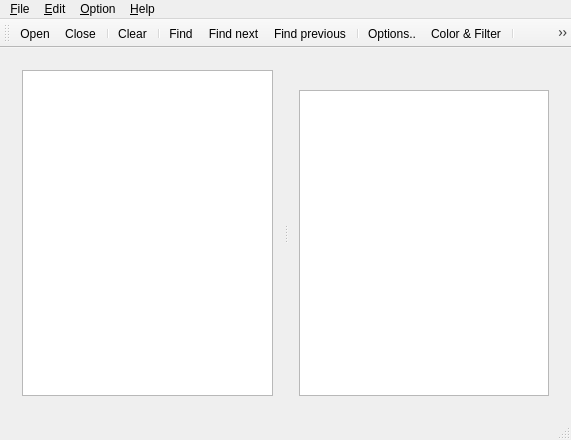
<?xml version="1.0" encoding="UTF-8"?>
<ui version="4.0">
 <class>MainWindow</class>
 <widget class="QMainWindow" name="MainWindow">
  <property name="geometry">
   <rect>
    <x>0</x>
    <y>0</y>
    <width>571</width>
    <height>440</height>
   </rect>
  </property>
  <property name="windowTitle">
   <string>VLog Viewer</string>
  </property>
  <widget class="QWidget" name="centralWidget">
   <layout class="QGridLayout" name="gridLayout">
    <item row="0" column="0">
     <widget class="QSplitter" name="splitter">
      <property name="orientation">
       <enum>Qt::Horizontal</enum>
      </property>
      <widget class="QWidget" name="verticalLayoutWidget">
       <layout class="QVBoxLayout" name="verticalLayout">
        <item>
         <widget class="QTreeView" name="dir_tree_view"/>
        </item>
       </layout>
      </widget>
      <widget class="QWidget" name="verticalLayoutWidget_2">
       <layout class="QVBoxLayout" name="verticalLayout_2">
        <item>
         <widget class="QLabel" name="current_file_label">
          <property name="font">
           <font>
            <weight>75</weight>
            <bold>true</bold>
           </font>
          </property>
          <property name="text">
           <string/>
          </property>
         </widget>
        </item>
        <item>
         <widget class="QTextEdit" name="current_file_text_edit">
          <property name="lineWrapMode">
           <enum>QTextEdit::NoWrap</enum>
          </property>
          <property name="readOnly">
           <bool>true</bool>
          </property>
         </widget>
        </item>
       </layout>
      </widget>
     </widget>
    </item>
   </layout>
  </widget>
  <widget class="QMenuBar" name="menuBar">
   <property name="geometry">
    <rect>
     <x>0</x>
     <y>0</y>
     <width>571</width>
     <height>21</height>
    </rect>
   </property>
   <widget class="QMenu" name="menu_File">
    <property name="title">
     <string>&amp;File</string>
    </property>
    <addaction name="actionOpen"/>
    <addaction name="actionClose"/>
    <addaction name="separator"/>
    <addaction name="actionReload"/>
    <addaction name="actionClear"/>
    <addaction name="separator"/>
    <addaction name="actionPrint"/>
    <addaction name="actionPageSetup"/>
    <addaction name="separator"/>
    <addaction name="actionExit"/>
   </widget>
   <widget class="QMenu" name="menu_Edit">
    <property name="title">
     <string>&amp;Edit</string>
    </property>
    <addaction name="actionCopy"/>
    <addaction name="actionSelectAll"/>
    <addaction name="separator"/>
    <addaction name="actionFind"/>
    <addaction name="actionFindNext"/>
    <addaction name="actionFindPrevious"/>
   </widget>
   <widget class="QMenu" name="menu_Option">
    <property name="title">
     <string>&amp;Option</string>
    </property>
    <addaction name="actionOptions"/>
    <addaction name="actionColorFilter"/>
    <addaction name="separator"/>
    <addaction name="actionFollowTail"/>
    <addaction name="actionWordWrap"/>
   </widget>
   <widget class="QMenu" name="menu_Help">
    <property name="title">
     <string>&amp;Help</string>
    </property>
    <addaction name="actionAbout"/>
   </widget>
   <addaction name="menu_File"/>
   <addaction name="menu_Edit"/>
   <addaction name="menu_Option"/>
   <addaction name="menu_Help"/>
  </widget>
  <widget class="QToolBar" name="mainToolBar">
   <attribute name="toolBarArea">
    <enum>TopToolBarArea</enum>
   </attribute>
   <attribute name="toolBarBreak">
    <bool>false</bool>
   </attribute>
   <addaction name="actionOpen"/>
   <addaction name="actionClose"/>
   <addaction name="separator"/>
   <addaction name="actionClear"/>
   <addaction name="separator"/>
   <addaction name="actionFind"/>
   <addaction name="actionFindNext"/>
   <addaction name="actionFindPrevious"/>
   <addaction name="separator"/>
   <addaction name="actionOptions"/>
   <addaction name="actionColorFilter"/>
   <addaction name="separator"/>
   <addaction name="actionReload"/>
   <addaction name="actionFollowTail"/>
   <addaction name="actionWordWrap"/>
  </widget>
  <widget class="QStatusBar" name="statusBar"/>
  <action name="actionOpen">
   <property name="icon">
    <iconset resource="resources.qrc">
     <normaloff>:/images/document-open-7.png</normaloff>:/images/document-open-7.png</iconset>
   </property>
   <property name="text">
    <string>&amp;Open...</string>
   </property>
   <property name="shortcut">
    <string>Ctrl+O</string>
   </property>
  </action>
  <action name="actionClose">
   <property name="icon">
    <iconset resource="resources.qrc">
     <normaloff>:/images/document-close-4.png</normaloff>:/images/document-close-4.png</iconset>
   </property>
   <property name="text">
    <string>&amp;Close</string>
   </property>
   <property name="shortcut">
    <string>Ctrl+W</string>
   </property>
  </action>
  <action name="actionReload">
   <property name="icon">
    <iconset resource="resources.qrc">
     <normaloff>:/images/view-refresh-3.png</normaloff>:/images/view-refresh-3.png</iconset>
   </property>
   <property name="text">
    <string>&amp;Reload</string>
   </property>
   <property name="shortcut">
    <string>F5</string>
   </property>
  </action>
  <action name="actionClear">
   <property name="icon">
    <iconset resource="resources.qrc">
     <normaloff>:/images/edit-clear-3.png</normaloff>:/images/edit-clear-3.png</iconset>
   </property>
   <property name="text">
    <string>&amp;Clear</string>
   </property>
   <property name="shortcut">
    <string>Ctrl+D</string>
   </property>
  </action>
  <action name="actionPrint">
   <property name="icon">
    <iconset resource="resources.qrc">
     <normaloff>:/images/printer-7.png</normaloff>:/images/printer-7.png</iconset>
   </property>
   <property name="text">
    <string>&amp;Print...</string>
   </property>
   <property name="shortcut">
    <string>Ctrl+P</string>
   </property>
  </action>
  <action name="actionPageSetup">
   <property name="icon">
    <iconset resource="resources.qrc">
     <normaloff>:/images/document-page-setup.png</normaloff>:/images/document-page-setup.png</iconset>
   </property>
   <property name="text">
    <string>Pa&amp;ge setup...</string>
   </property>
  </action>
  <action name="actionExit">
   <property name="icon">
    <iconset resource="resources.qrc">
     <normaloff>:/images/application-exit-2.png</normaloff>:/images/application-exit-2.png</iconset>
   </property>
   <property name="text">
    <string>E&amp;xit</string>
   </property>
  </action>
  <action name="actionCopy">
   <property name="icon">
    <iconset resource="resources.qrc">
     <normaloff>:/images/edit-copy-4.png</normaloff>:/images/edit-copy-4.png</iconset>
   </property>
   <property name="text">
    <string>&amp;Copy</string>
   </property>
   <property name="shortcut">
    <string>Ctrl+C</string>
   </property>
  </action>
  <action name="actionSelectAll">
   <property name="icon">
    <iconset resource="resources.qrc">
     <normaloff>:/images/edit-select-all.png</normaloff>:/images/edit-select-all.png</iconset>
   </property>
   <property name="text">
    <string>&amp;Select all</string>
   </property>
   <property name="shortcut">
    <string>Ctrl+A</string>
   </property>
  </action>
  <action name="actionFind">
   <property name="icon">
    <iconset resource="resources.qrc">
     <normaloff>:/images/edit-find-7.png</normaloff>:/images/edit-find-7.png</iconset>
   </property>
   <property name="text">
    <string>Find...</string>
   </property>
   <property name="shortcut">
    <string>Ctrl+F</string>
   </property>
  </action>
  <action name="actionFindNext">
   <property name="icon">
    <iconset resource="resources.qrc">
     <normaloff>:/images/go-next-7.png</normaloff>:/images/go-next-7.png</iconset>
   </property>
   <property name="text">
    <string>F&amp;ind next</string>
   </property>
   <property name="shortcut">
    <string>F3</string>
   </property>
  </action>
  <action name="actionFindPrevious">
   <property name="icon">
    <iconset resource="resources.qrc">
     <normaloff>:/images/go-previous-7.png</normaloff>:/images/go-previous-7.png</iconset>
   </property>
   <property name="text">
    <string>Fi&amp;nd previous</string>
   </property>
   <property name="shortcut">
    <string>Shift+F3</string>
   </property>
  </action>
  <action name="actionOptions">
   <property name="icon">
    <iconset resource="resources.qrc">
     <normaloff>:/images/system-settings.png</normaloff>:/images/system-settings.png</iconset>
   </property>
   <property name="text">
    <string>&amp;Options..</string>
   </property>
  </action>
  <action name="actionColorFilter">
   <property name="icon">
    <iconset resource="resources.qrc">
     <normaloff>:/images/configure-5.png</normaloff>:/images/configure-5.png</iconset>
   </property>
   <property name="text">
    <string>&amp;Color &amp;&amp; Filter...</string>
   </property>
  </action>
  <action name="actionFollowTail">
   <property name="checkable">
    <bool>true</bool>
   </property>
   <property name="icon">
    <iconset resource="resources.qrc">
     <normaloff>:/images/edit-find-4.png</normaloff>:/images/edit-find-4.png</iconset>
   </property>
   <property name="text">
    <string>&amp;Follow tail</string>
   </property>
  </action>
  <action name="actionWordWrap">
   <property name="checkable">
    <bool>true</bool>
   </property>
   <property name="icon">
    <iconset resource="resources.qrc">
     <normaloff>:/images/format-wordwrap.png</normaloff>:/images/format-wordwrap.png</iconset>
   </property>
   <property name="text">
    <string>&amp;Word wrap</string>
   </property>
  </action>
  <action name="actionAbout">
   <property name="icon">
    <iconset resource="resources.qrc">
     <normaloff>:/images/help-about-3.png</normaloff>:/images/help-about-3.png</iconset>
   </property>
   <property name="text">
    <string>&amp;About...</string>
   </property>
  </action>
 </widget>
 <layoutdefault spacing="6" margin="11"/>
 <resources>
  <include location="resources.qrc"/>
 </resources>
 <connections/>
</ui>
